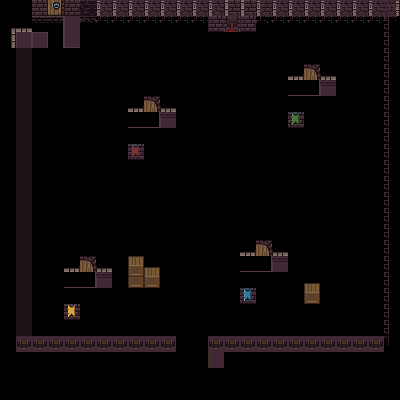

The image is a tile-based game level rendered from a .tmx file. Its description and complete source (layers, tilesets, objects, tile grids) follow:
An orthogonal 25x25 tile map with 16x16 px tiles, 1 tile layer (Walls), 1 hidden layer not drawn, 2 tilesets.

<map version="1.4" tiledversion="1.4.2" orientation="orthogonal" renderorder="right-down" width="25" height="25" tilewidth="16" tileheight="16" infinite="0" nextlayerid="3" nextobjectid="1">
 <tileset firstgid="1" source="0x72_16x16DungeonTileset_walls.v2.tsx" />
 <tileset firstgid="257" source="0x72_16x16DungeonTileset.v4.tsx" />
 <layer id="1" name="Floor" width="25" height="25" visible="0">
  <data encoding="csv">
115,115,115,115,115,115,115,115,115,115,115,115,115,115,115,115,115,115,115,115,115,115,115,115,115,
115,115,115,115,115,115,115,115,115,115,115,115,115,115,115,115,115,115,115,115,115,115,115,115,115,
115,115,115,115,115,115,115,115,115,115,115,115,115,115,115,115,115,115,115,115,115,115,115,115,115,
115,115,115,115,115,115,115,115,115,115,115,115,115,115,115,115,115,115,115,115,115,115,115,115,115,
115,115,115,115,115,115,115,115,115,115,115,115,115,115,115,115,115,115,115,115,115,115,115,115,115,
115,115,115,115,115,115,115,115,115,115,115,115,115,115,115,115,115,115,115,115,115,115,115,115,115,
115,115,115,115,115,115,115,115,115,115,115,115,115,115,115,115,115,115,115,115,115,115,115,115,115,
115,115,115,115,115,115,115,115,115,115,115,115,115,115,115,115,115,115,115,115,115,115,115,115,115,
115,115,115,115,115,115,115,115,115,115,115,115,115,115,115,115,115,115,115,115,115,115,115,115,115,
115,115,115,115,115,115,115,115,115,115,115,115,115,115,115,115,115,115,115,115,115,115,115,115,115,
115,115,115,115,115,115,115,115,115,115,115,115,115,115,115,115,115,115,115,115,115,115,115,115,115,
115,115,115,115,115,115,115,115,115,115,115,115,115,115,115,115,115,115,115,115,115,115,115,115,115,
115,115,115,115,115,115,115,115,115,115,115,115,115,115,115,115,115,115,115,115,115,115,115,115,115,
115,115,115,115,115,115,115,115,115,115,115,115,115,115,115,115,115,115,115,115,115,115,115,115,115,
115,115,115,115,115,115,115,115,115,115,115,115,115,115,115,115,115,115,115,115,115,115,115,115,115,
115,115,115,115,115,115,115,115,115,115,115,115,115,115,115,115,115,115,115,115,115,115,115,115,115,
115,115,115,115,115,115,115,115,115,115,115,115,115,115,115,115,115,115,115,115,115,115,115,115,115,
115,115,115,115,115,115,115,115,115,115,115,115,115,115,115,115,115,115,115,115,115,115,115,115,115,
115,115,115,115,115,115,115,115,115,115,115,115,115,115,115,115,115,115,115,115,115,115,115,115,115,
115,115,115,115,115,115,115,115,115,115,115,115,115,115,115,115,115,115,115,115,115,115,115,115,115,
115,115,115,115,115,115,115,115,115,115,115,115,115,115,115,115,115,115,115,115,115,115,115,115,115,
115,115,115,115,115,115,115,115,115,115,115,115,115,115,115,115,115,115,115,115,115,115,115,115,115,
115,115,115,115,115,115,115,115,115,115,115,115,115,115,115,115,115,115,115,115,115,115,115,115,115,
115,115,115,115,115,115,115,115,115,115,115,115,115,115,115,115,115,115,115,115,115,115,115,115,115,
115,115,115,115,115,115,115,115,115,115,115,115,115,115,115,115,115,115,115,115,115,115,115,115,115
</data>
 </layer>
 <layer id="2" name="Walls" width="25" height="25">
  <data encoding="csv">
0,0,0,0,1,2,2,2,2,2,2,2,2,2,2,2,2,2,2,2,2,2,2,2,3,
0,0,12,13,33,18,18,18,18,18,18,18,18,273,321,273,18,18,18,18,18,18,18,18,19,
1,23,28,29,37,0,0,0,0,0,0,0,0,0,0,0,0,0,0,0,0,0,0,0,19,
33,39,44,45,53,0,0,0,0,0,0,0,0,0,0,0,0,0,0,0,0,0,0,0,19,
33,0,0,0,0,0,0,0,0,0,0,0,0,0,0,0,0,0,4,5,0,0,0,0,19,
33,0,0,0,0,0,0,0,0,0,0,0,0,0,0,0,0,0,20,21,0,0,0,0,19,
33,0,0,0,0,0,0,0,4,5,0,0,0,0,0,0,0,0,36,37,0,0,0,0,19,
33,0,0,0,0,0,0,0,20,21,0,0,0,0,0,0,0,0,334,53,0,0,0,0,19,
33,0,0,0,0,0,0,0,36,37,0,0,0,0,0,0,0,0,0,0,0,0,0,0,19,
33,0,0,0,0,0,0,0,333,53,0,0,0,0,0,0,0,0,0,0,0,0,0,0,19,
33,0,0,0,0,0,0,0,0,0,0,0,0,0,0,0,0,0,0,0,0,0,0,0,19,
33,0,0,0,0,0,0,0,0,0,0,0,0,0,0,0,0,0,0,0,0,0,0,0,19,
33,0,0,0,0,0,0,0,0,0,0,0,0,0,0,0,0,0,0,0,0,0,0,0,19,
33,0,0,0,0,0,0,0,0,0,0,0,0,0,0,0,0,0,0,0,0,0,0,0,19,
33,0,0,0,0,0,0,0,0,0,0,0,0,0,0,0,0,0,0,0,0,0,0,0,19,
33,0,0,0,0,0,0,0,0,0,0,0,0,0,0,4,5,0,0,0,0,0,0,0,19,
33,0,0,0,4,5,0,0,359,358,0,0,0,0,0,20,21,0,0,0,0,0,0,0,19,
33,0,0,0,20,21,0,0,375,374,0,0,0,0,0,36,37,0,0,358,0,0,0,0,19,
33,0,0,0,36,37,0,0,0,0,0,0,0,0,0,335,53,0,0,374,0,0,0,0,19,
33,0,0,0,336,53,0,0,0,0,0,0,0,0,0,0,0,0,0,0,0,0,0,0,19,
33,0,0,0,0,0,0,0,0,0,0,0,0,0,0,0,0,0,0,0,0,0,0,0,19,
33,0,0,0,0,0,0,0,0,0,0,0,0,0,0,0,0,0,0,0,0,0,0,0,19,
33,34,34,34,34,34,34,34,34,34,34,24,25,34,34,34,34,34,34,34,34,34,34,34,35,
49,50,50,50,50,50,50,50,50,50,50,40,41,50,50,50,50,50,50,50,50,50,50,50,51,
0,0,0,0,0,0,0,0,0,0,0,0,0,0,0,0,0,0,0,0,0,0,0,0,0
</data>
 </layer>
</map>
